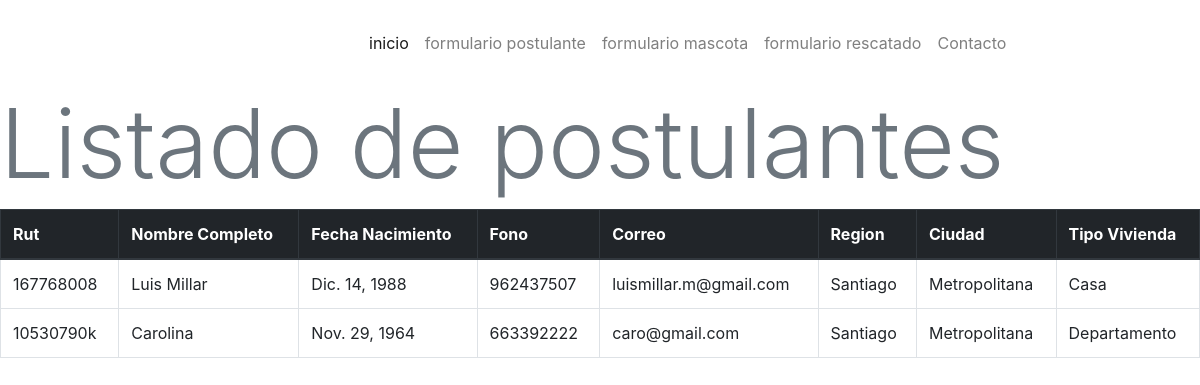
Page /listarpostulante on the committed database.
### core/models.py (models this page shows, shortened)
class Postulante(models.Model):
    rut = models.CharField(max_length=9, primary_key=True)
    nombreCompleto = models.CharField(max_length=100)
    fechaNac = models.DateField(auto_now=False, auto_now_add=False)
    fono = models.IntegerField()
    correo = models.EmailField(max_length=200)
    ciudad = models.ForeignKey(Ciudad, on_delete=models.PROTECT)
    region = models.ForeignKey(Region, on_delete=models.PROTECT)
    tipoVivienda = models.ForeignKey(TipoVivienda, on_delete=models.PROTECT)

class Ciudad(models.Model):
    idciudad = models.IntegerField(primary_key=True)
    descripcion = models.CharField(max_length=100)
    idregion = models.ForeignKey(Region, on_delete=models.PROTECT)
    def __str__(self):
        return self.descripcion

class Region(models.Model):
    idregion = models.IntegerField(primary_key=True)
    descripcion = models.CharField(max_length=100)
    def __str__(self):
        return self.descripcion

class TipoVivienda(models.Model):
    idtipo_vivienda = models.IntegerField(primary_key=True)
    descripcion = models.CharField(max_length=100)
    def __str__(self):
        return self.descripcion

### core/views.py (the view)
# urls.py: path('listarpostulante', listarPostulante, name='lispo'),
def listarPostulante(request):
    post = Postulante.objects.all()
    return render(request, 'core/listarpostulante.html', {'postulantes': post})

### core/templates/core/listarpostulante.html (shortened to what this page needs)
{%extends 'core/base.html'%}
{%block contenedor%}
    <h1 class="display-1 text-muted">Listado de postulantes</h1>
    <div class="table-responsive">
    <table class="table table-bordered table">
        <thead class="thead-dark">
            <tr>
            <th>Rut</th>
            <th>Nombre Completo</th>
            <th>Fecha Nacimiento</th>
            <th>Fono</th>
            <th>Correo</th>
            <th>Region</th>
            <th>Ciudad</th>
            <th>Tipo Vivienda</th>
        </tr>
        </thead>
        {%for p in postulantes%}
        <tr>
            <td>{{p.rut}}</td>
            <td>{{p.nombreCompleto}}</td>
            <td>{{p.fechaNac}}</td>
            <td>{{p.fono}}</td>
            <td>{{p.correo}}</td>
            <td>{{p.ciudad}}</td>
            <td>{{p.region}}</td>
            <td>{{p.tipoVivienda}}</td>
        </tr>
        {%endfor%}
    </table>
    </div>
{%endblock%}

### core/templates/core/base.html (shortened to what this page needs)
<!DOCTYPE html>
<html lang="en">
<head>
    <link rel="stylesheet" href="https://stackpath.bootstrapcdn.com/bootstrap/4.1.3/css/bootstrap.min.css">
    <link rel="stylesheet" href="static/core/css/estilonav.png">
</head>
<nav class="navbar navbar-expand-lg navbar-light">
    <a class="navbar-brand" href="{% url 'home' %}"><img src="static/core/img/logo.png" alt=""></a>
    <div class="collapse navbar-collapse" id="navbarNav">
    <ul class="navbar-nav">
        <li class="nav-item active">
        <a class="nav-link" href="{% url 'home' %}"> inicio</a>
        </li>
        <li class="nav-item">
        <a class="nav-link" href="{% url 'ingps' %}">formulario postulante</a>
        </li>
        <li class="nav-item">
        <a class="nav-link" href="{% url 'ingms' %}">formulario mascota</a>
        </li>
        <li class="nav-item">
            <a class="nav-link" href="{% url 'resc' %}">formulario rescatado</a>
        </li>
        <li class="nav-item">
            <a class="nav-link" href="">Contacto</a>
        </li>
    </ul>
    </div>
</nav>
<body>
{% block contenedor %}
{% endblock %}
</body>
</html>

### rows in the picture
Postulante: rut "167768008", nombreCompleto "Luis Millar", fechaNac "Dic. 14, 1988", fono "962437507", correo "luismillar.m@gmail.com", ciudad "Santiago", region "Metropolitana", tipoVivienda "Casa"
Postulante: rut "10530790k", nombreCompleto "Carolina", fechaNac "Nov. 29, 1964", fono "663392222", correo "caro@gmail.com", ciudad "Santiago", region "Metropolitana", tipoVivienda "Departamento"
